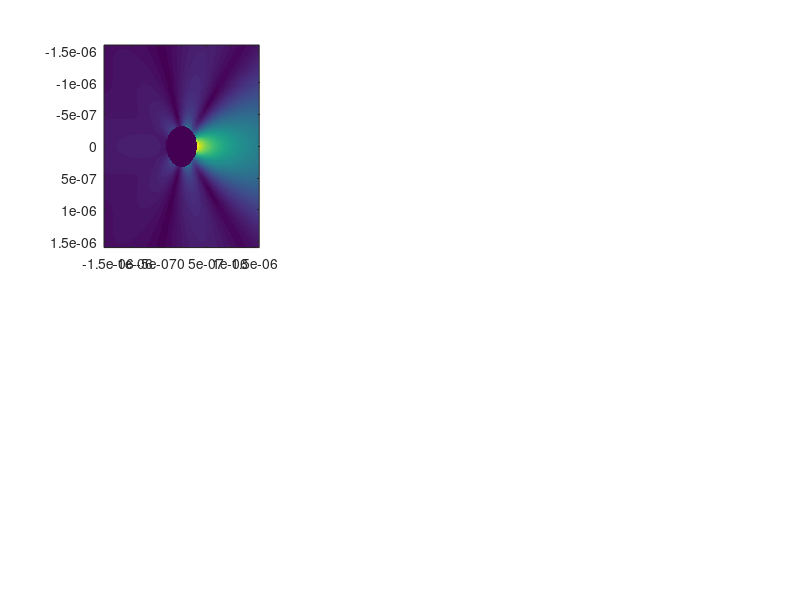

Source code (MATLAB): (Note: this script raises an error after producing the figure.)
clear all
close all
clc

A = 1;
z0 = [0, 0, 1];
mu1 = 4 * pi * 1e-7; %магнитная проницаемость среды 
mu2 = 4 * pi * 1e-7; %магнитная проницаемость цилиндра
n = 1.5; %показатель преломления цилиндра
lambda = 633e-9; %длина волны
k1 = 2 * pi / lambda; %волновое число для среды
k2 = k1 * n; %волновое число для цилиндра
m = -15 : 1 : 15; % порядок уравнения в виде скаляра
Rs = [lambda / 2, lambda, lambda * 2]; %радиусы цилиндра

for rs = 1 : 3
    R = Rs(1, rs);
    %Коэффициенты:
    b = ((k1 * mu2 * besselh(m, 2, k1 * R) .* (besselj(m - 1,k1 * R) - (m) / (k1 * R) .* besselj(m, k1 * R))) ...
    - (k1 * mu2 * (besselh(m - 1, 2, k1 * R) - (m) / (k1 * R) .* besselh(m, 2, k1 * R)) .* besselj(m, k1 * R))) ./ ...
    ((k2 * mu1 * (besselj(m - 1, k2 * R) - (m) / (k2 * R) .* besselj(m, k2 * R)) .* besselh(m, 2, k1 * R)) - ...
    (k1 * mu2 * (besselh(m - 1, 2, k1 * R) - (m) / (k1 * R) .* besselh(m, 2, k1 * R)) .* besselj(m, k2 * R)));

    c = ((k2 * mu1 * (besselj(m - 1, k2 * R) - (m) / (k2 * R) .* besselj(m, k2 * R)) .* besselj(m, k1 * R)) ...
    - (k1 * mu2 * besselj(m, k2 * R) .* (besselj(m - 1, k1 * R) - (m) / (k1 * R) .* besselj(m, k1 * R)))) ./ ...
    ((k1 * mu2 * besselj(m, k2 * R) .* (besselh(m - 1, 2, k1 * R) - (m) / (k1 * R) .* besselh(m, 2, k1 * R))) - ...
    (k2 * mu1 * (besselj(m - 1, k2 * R) - (m) / (k2 * R) .* besselj(m, k2 * R)) .* besselh(m, 2, k1 * R)));

    size = 200; %размерность осей
    x = linspace(-5 * R, 5 * R, size);
    y = linspace(-5 * R, 5 * R, size);
    %Матрицы интенсивностей:
    Plus_matrix= zeros(size, size);
    Minus_matrix = zeros(size, size);

    for i = 1 : size
        for j = 1 : size
            % Преобраз точек декартовой системы в точки полярной системы:
            [fi, r] = cart2pol(x(i),y(j));
            %Распределение интенсивности внутреннего и внешнего поля дифракции:
            E_plus = z0 * A * sum(b .* (-1i) .^ m .* besselj(m, k2 * r) .* exp(1i * m * fi)); %внутреннее
            E_minus = z0 * A * sum(c .* (-1i) .^ m .* besselh(m, 2, k1 * r) .* exp(1i * m * fi)); %внешнее
            if r >= R
                Minus_matrix(i, j) = norm(E_minus); 
            else
                Plus_matrix(i, j) = norm(E_plus);
            end
        end
    end

    subplot(2, 3, rs);
    imagesc(x, y, rot90(Minus_matrix));
    title('E-', R);
    xlabel('X, м');
    ylabel('Y, м');
    colorbar;
    axis xy;

    subplot(2, 3, rs + 3);
    imagesc(x, y, rot90(Plus_matrix));
    title('E+', R);
    xlabel('X, м');
    ylabel('Y, м');
    colorbar;
    axis xy;

end
